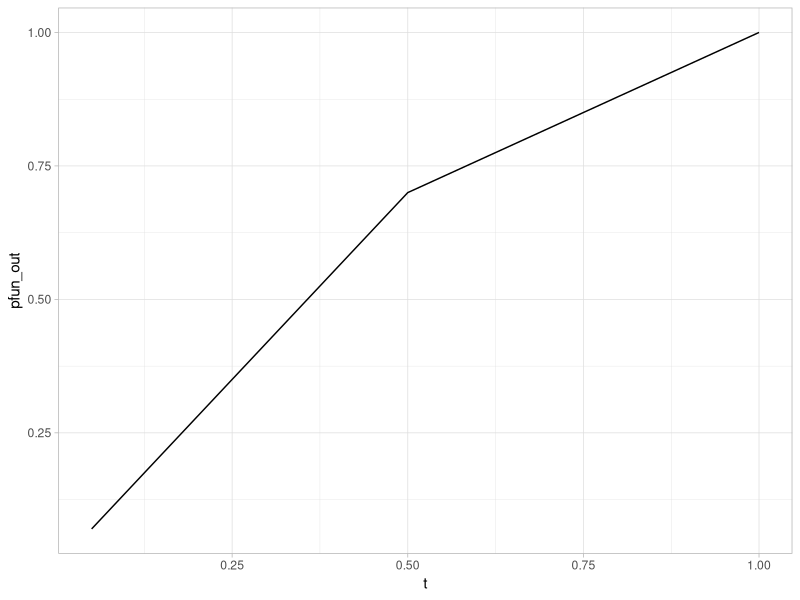

Write R code to recreate this figure.
## ---- chunk 1
require(tidyverse)
require(magrittr)
knitr::opts_chunk$set(fig.width=8, fig.height=6, 
                      echo=FALSE, warning=FALSE, message=FALSE)
theme_set(theme_light())
## ---- chunk 2
# piecewise linear functions using if statements

# piecewise linear function defined using if for cases.
pw.function <- function(t) {
  if(t < 0.5) {
    0.7 * t/0.5
  } else {
    0.7 + 0.3*(t-0.5)/0.5
  }
}

pw.function <- Vectorize(pw.function)

tibble(t = seq(0.05:0.99, by = 0.05)) %>% 
  mutate(pfun_out = pw.function(t)) %>%
  ggplot() +
  geom_line(aes(x = t, y = pfun_out), group = "combined_grp")

